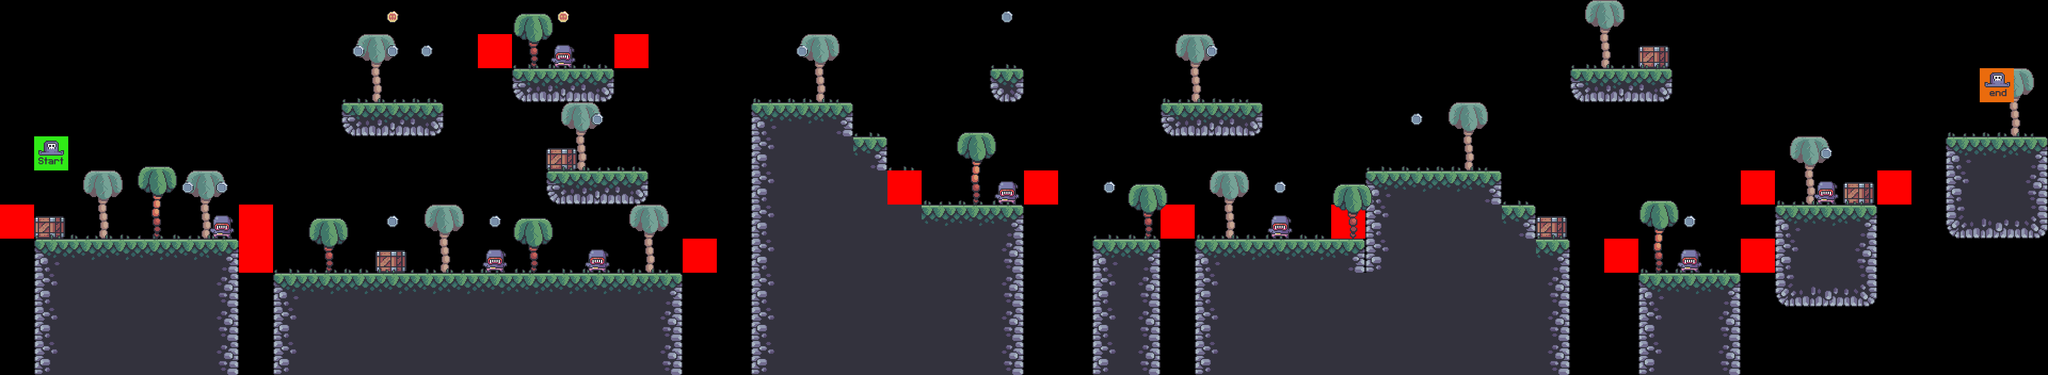

This game map was drawn from its Tiled (.tmx) file and the tilesets committed beside it. A one-line description and the trimmed map source follow:
An orthogonal 60x11 tile map with 64x64 px tiles, 9 tile layers (bg_palms, Terrain, crates, grass, ...), 7 tilesets.

<map version="1.9" tiledversion="1.9.2" orientation="orthogonal" renderorder="right-down" width="60" height="11" tilewidth="64" tileheight="64" infinite="0" nextlayerid="10" nextobjectid="1">
 <tileset firstgid="1" source="../tilesets/terrain_tiles.tsx" />
 <tileset firstgid="17" source="../tilesets/coin_tiles.tsx" />
 <tileset firstgid="19" source="../tilesets/grass_tiles.tsx" />
 <tileset firstgid="24" source="../tilesets/palms.tsx" />
 <tileset firstgid="27" source="../tilesets/crates.tsx" />
 <tileset firstgid="28" source="../tilesets/setup_tiles.tsx" />
 <tileset firstgid="30" source="../tilesets/enemy_tiles.tsx" />
 <layer id="5" name="bg_palms" width="60" height="11">
  <data>[660 cells, 13 non-empty, 1 distinct tile ids]</data>
 </layer>
 <layer id="1" name="Terrain" width="60" height="11">
  <data>[660 cells, 216 non-empty, 13 distinct tile ids]</data>
 </layer>
 <layer id="6" name="crates" width="60" height="11">
  <data>[660 cells, 6 non-empty, 1 distinct tile ids]</data>
 </layer>
 <layer id="3" name="grass" width="60" height="11">
  <data>[660 cells, 64 non-empty, 4 distinct tile ids]</data>
 </layer>
 <layer id="8" name="enemies" width="60" height="11">
  <data>[660 cells, 7 non-empty, 1 distinct tile ids]</data>
 </layer>
 <layer id="9" name="constraints" width="60" height="11">
  <data>[660 cells, 15 non-empty, 2 distinct tile ids]</data>
 </layer>
 <layer id="4" name="fg_palms" width="60" height="11">
  <data>[660 cells, 8 non-empty, 2 distinct tile ids]</data>
 </layer>
 <layer id="2" name="Coins" width="60" height="11">
  <data>[660 cells, 18 non-empty, 2 distinct tile ids]</data>
 </layer>
 <layer id="7" name="player" width="60" height="11">
  <data>[660 cells, 2 non-empty, 2 distinct tile ids]</data>
 </layer>
</map>
